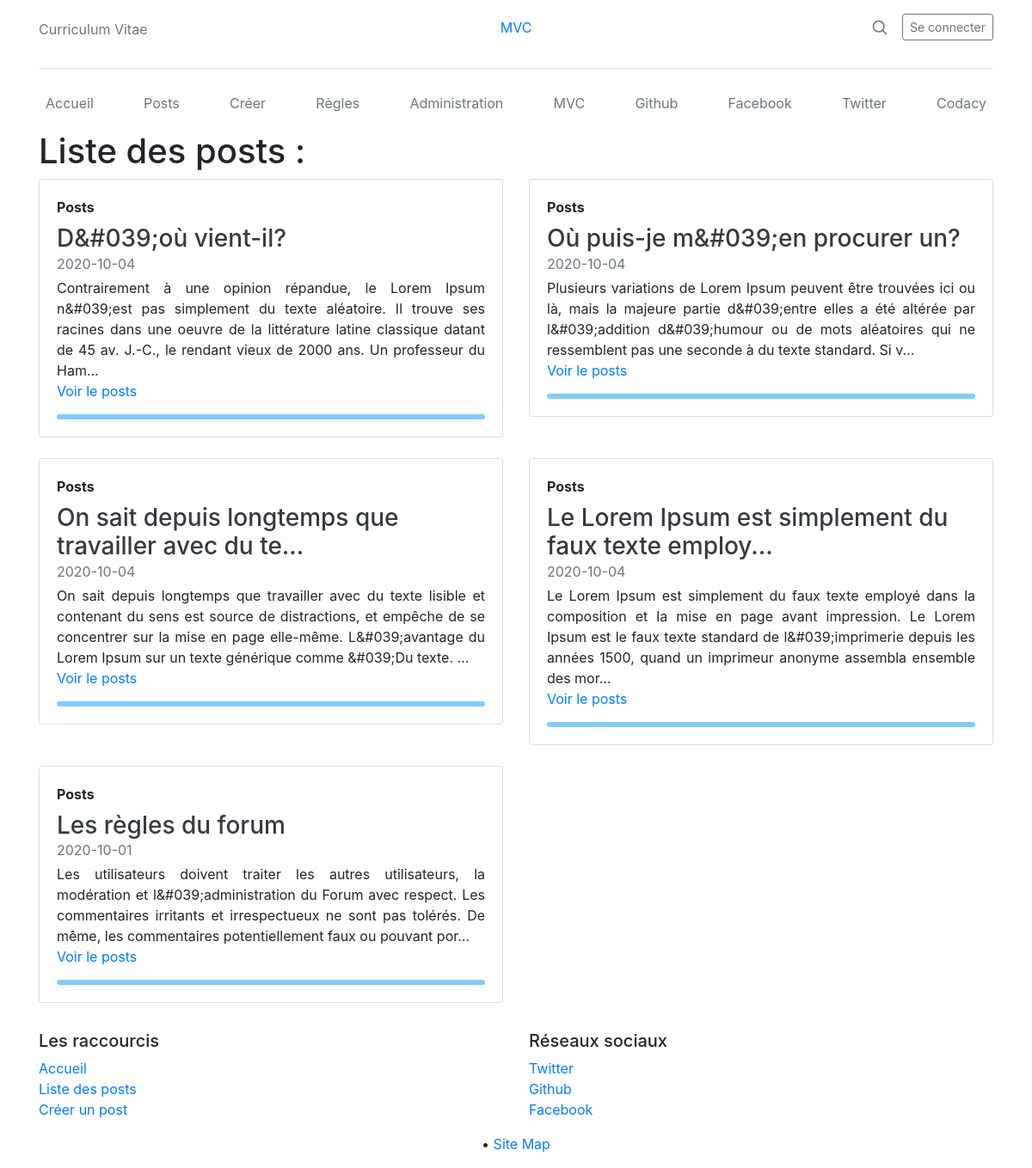
The page /posts on the database its author committed.
### tables this page shows
CREATE TABLE `post` (
  `id` int(11) NOT NULL,
  `idUser` int(11) NOT NULL,
  `title` text NOT NULL,
  `subject` text NOT NULL,
  `description` text NOT NULL,
  `creationDate` datetime NOT NULL,
  `modifyDate` datetime DEFAULT NULL,
  `isVerified` tinyint(1) NOT NULL
);

### controller/postController.php (called while the page is built, shortened)
<?php
class PostController extends Controller{
    public function listPosts(){
        $this->view()->render('listPostsView.php', array(
            'postsList' => $this->postMan()->getPosts()
        ));
    }
}

### index.php (called while the page is built, shortened)
<?php
try{
    require("class/Database.php");
    require("controller/postController.php");
    $rm = new Router($_GET['url']);
    $postC = new PostController();
    $userC = new UserController();
    $commC = new CommentController();
    $indexC = new IndexController();
    $adminC = new AdminController();
    $rm->get('/', function() use($indexC) {
        $indexC->index();
    });
    $rm->get('/posts', function() use($postC) {
        $postC->listPosts();
    });
    $rm->get('/posts/create', function() use($postC) {
        $postC->createPost();
    });
    $rm->get('/posts/modify/:id', function($id) use($postC) {
        $postC->modifyPost(null, null, null, $id);
    });
    $rm->get('/posts/:id', function($id) use($postC) {
        $postC->viewPost($id);
    });
    $rm->get('/user/register', function() use($userC) {
        $userC->register();
    });
    $rm->get('/user/login', function() use($userC) {
        $userC->login();
    });
    $rm->get('/user/admin', function() use($adminC) {
        $adminC->index();
    });
    $rm->post('/ajax/logout', function() use($userC){
        $userC->logout();
    });
    $rm->post('/ajax/deleteUser', function() use($userC){
        $userC->delete($_POST["idUser"]);
    });
    $rm->post('/ajax/deleteCom', function() use($commC){
        $commC->delete($_POST["idCom"]);
    });
    $rm->post('/ajax/valideCom', function() use($commC){
        $commC->validate($_POST["idCom"]);
    });
    $rm->post('/ajax/deletePost', function() use($postC){
        $postC->delete($_POST["idPost"]);
    });
    $rm->post('/ajax/validePost', function() use($postC){
        $postC->validate($_POST["idPost"]);
    });
    $rm->post('/ajax/post', function() use($postC){
        $postC->createPost($_POST["title"], $_POST["subject"], $_POST["description"]);
    });
    $rm->post('/ajax/comment', function() use($commC){
        $commC->createComment($_POST["idPost"], $_POST["description"]);
    });
    $rm->post('/ajax/modify', function() use($postC){
        $postC->modifyPost($_POST["title"], $_POST["subject"], $_POST["description"], $_POST["idPost"]);
    });
    $rm->post('/ajax/register', function() use($userC){
        $userC->register($_POST["username"], $_POST["firstname"], $_POST["lastname"], $_POST["password"]);
    });
    $rm->post('/ajax/login', function() use($userC){
        $userC->login($_POST["username"], $_POST["password"]);
    });
    $rm->post('/ajax/contact', function() use($indexC){
        $indexC->contact($_POST["name"], $_POST["email"], $_POST["message"]);
    });
    $rm->run();
}
catch(Exception $e){
    $message = $e->getMessage();
    $indexC->error($message);
}

### class/Route.php (called while the page is built, shortened)
<?php
class Route {
    private $path;
    private $callable;
    private $matches = [];
    public function __construct($path, $callable){
        $this->path = trim($path, '/');
        $this->callable = $callable;
    }
    public function match($url){
        $url = trim($url, '/');
        $path = preg_replace_callback('#:([\w]+)#', [$this, 'paramMatch'], $this->path);
        $regex = "#^$path$#i";
        if(!preg_match($regex, $url, $matches)){
            return false;
        }
        array_shift($matches);
        $this->matches = $matches;
        return true;
    }
    public function call(){
        return call_user_func_array($this->callable, $this->matches);
    }
}

### class/Router.php (called while the page is built, shortened)
<?php
class Router {
    private $url;
    private $routes = [];
    public function __construct($url){
        $this->url = $url;
    }
    private function add($path, $callable, $name, $method){
        $route = new Route($path, $callable);
        $this->routes[$method][] = $route;
        return $route;
    }
    public function run(){
        foreach($this->routes[$_SERVER['REQUEST_METHOD']] as $route){
            if($route->match($this->url)){
                return $route->call();
            }
        }
        throw new Exception('No matching routes');
    }
}

### model/postManager.php (called while the page is built, shortened)
<?php
require_once('model/entity/post.php');
class PostManager {
	private function buildFromRow($row){
		$creationDate = DateTime::createFromFormat('Y-m-d H:i:s', $row->creationDate);
		$modifyDate = DateTime::createFromFormat('Y-m-d H:i:s', $row->modifyDate);
		return new Post($row->id, $row->idUser, $row->title, $row->subject, $row->description, $creationDate, $modifyDate, $row->isVerified);
	}
	public function getPosts(){
		$prepare = Database::getInstance()->query("SELECT * FROM post ORDER BY id DESC");
		$postsList = array();
		while ($row = $prepare->fetch(PDO::FETCH_OBJ)) {
			$postsList[] = $this->buildFromRow($row);
		}
		return $postsList;
	}
}

### class/Database.php (called while the page is built, shortened)
<?php
class Database{
	private $PDOInstance = null;
	private static $instance = null;
	private function __construct(){
		$this->PDOInstance = new PDO('mysql:dbname=' . self::DEFAULT_SQL_DTB.';host=' . self::DEFAULT_SQL_HOST, self::DEFAULT_SQL_USER , self::DEFAULT_SQL_PASS);
    }
	public static function getInstance(){
		if(is_null(self::$instance)){
	        self::$instance = new Database();
	    }
		return self::$instance;
    }
	public function query($query){
		return $this->PDOInstance->query($query);
    }
}

### model/entity/post.php (called while the page is built, shortened)
<?php
class Post {
    private $_id;
    private $_title;
    private $_subject;
    private $_creationDate;
    private $_isVerified;
    public function id(){
		return $this->_id;
	}
	public function setId($_id){
		$this->_id = $_id;
	}
	public function title(){
		return $this->_title;
	}
	public function setTitle($_title){
		$this->_title = $_title;
	}
	public function subject(){
		return $this->_subject;
	}
	public function setSubject($_subject){
		$this->_subject = $_subject;
	}
	public function creationDate(){
		return $this->_creationDate;
	}
	public function setCreationDate($_creationDate){
		$this->_creationDate = $_creationDate;
	}
	public function isVerified(){
		return $this->_isVerified;
	}
	public function setIsVerified($_isVerified){
		$this->_isVerified = $_isVerified;
	}
}

### view/pages/listPostsView.php (the view)
<div class="container">
    <h1 class="pageTitle">Liste des posts :</h1>
    <div class="row mb-2">
    <?php foreach($postsList as $item){ if($item->isVerified()){?>
        <div class="col-lg-6">
            <div class="card flex-md-row mb-4 box-shadow h-md-250">
                <div class="card-body d-flex flex-column align-items-start">
                    <strong class="d-inline-block mb-2 colorRandomText">Posts</strong>
                    <h3 class="mb-0">
                        <a class="text-dark" href="/posts/<?= $item->id(); ?>">
                        <?php
                        $postContent = htmlspecialchars($item->title());
                        if (strlen($postContent) >= 50){
                        $postContent = substr($postContent, 0, 50)."...";
                        }
                        echo htmlspecialchars($postContent);
                        ?>
                        </a>
                    </h3>
                    <div class="mb-1 text-muted"><?= htmlspecialchars($item->creationDate()->format('Y-m-d')); ?></div>
                        <p class="card-text mb-auto" style="text-align: justify;">
                        <?php
                        $postContent = htmlspecialchars($item->subject());
                        if (strlen($postContent) >= 250){
                        $postContent = substr($postContent, 0, 250)."...";
                        }
                        echo htmlspecialchars($postContent);
                        ?>
                        </p>
                        <a class="linkPosts" href="/posts/<?php echo $item->id() ?>">Voir le posts</a>
                    <div class="card-shape-right colorRandom flex-auto d-none d-md-block" style="width: 100%; height: 6px; margin-top: 15px; background-color: #7FCBFF; border-radius: 5px;"></div>
                </div>
            </div>
        </div>
    <?php }} ?>
    </div>
</div>

### rows shown on the page
post: title "D&#039;où vient-il?", format "2020-10-04", subject "Contrairement à une opinion répandue, le Lorem Ipsum n&#039;est pas simplement du texte aléatoire. Il trouve ses racines dans une oeuvre de la littérature latine classique datant de 45 av. J.-C., le rendant vieux de 2000 ans. Un professeur du Ham..."
post: title "Où puis-je m&#039;en procurer un?", format "2020-10-04", subject "Plusieurs variations de Lorem Ipsum peuvent être trouvées ici ou là, mais la majeure partie d&#039;entre elles a été altérée par l&#039;addition d&#039;humour ou de mots aléatoires qui ne ressemblent pas une seconde à du texte standard. Si v..."
post: title "On sait depuis longtemps que travailler avec du te...", format "2020-10-04", subject "On sait depuis longtemps que travailler avec du texte lisible et contenant du sens est source de distractions, et empêche de se concentrer sur la mise en page elle-même. L&#039;avantage du Lorem Ipsum sur un texte générique comme &#039;Du texte. ..."
post: title "Le Lorem Ipsum est simplement du faux texte employ...", format "2020-10-04", subject "Le Lorem Ipsum est simplement du faux texte employé dans la composition et la mise en page avant impression. Le Lorem Ipsum est le faux texte standard de l&#039;imprimerie depuis les années 1500, quand un imprimeur anonyme assembla ensemble des mor..."
post: title "Les règles du forum", format "2020-10-01", subject "Les utilisateurs doivent traiter les autres utilisateurs, la modération et l&#039;administration du Forum avec respect. Les commentaires irritants et irrespectueux ne sont pas tolérés. De même, les commentaires potentiellement faux ou pouvant por..."
